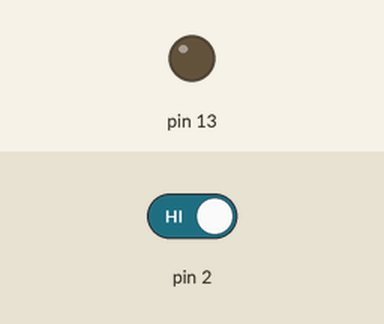
The sketch below on a simulated Arduino Uno, built with avr-gcc and run on an emulated ATmega328P. Shown: output pins drawn as LEDs (lit = HIGH). The inputs (shaded band) are chosen by the test bench; at power-on: pin 2 HIGH.

Above: at 1.2 s.
1.3 s: pin 2 driven LOW
At 2.5 s:
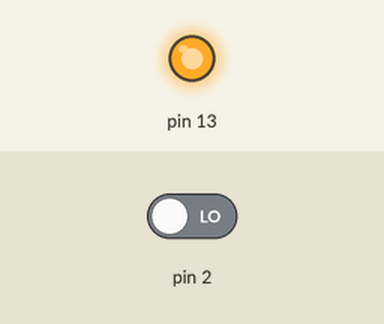
2.8 s: pin 2 driven HIGH
At 3.7 s:
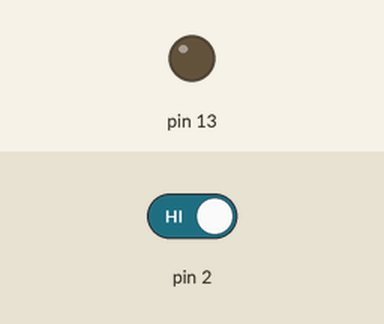
Timing chart, 0 to 5.8 s (numbered marks = the images above; inputs shaded):
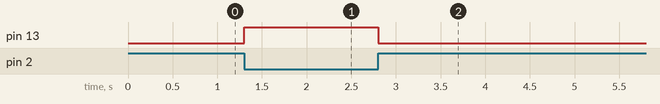

The sketch:

sensore-livello.ino
```cpp
/*
sensore livello - XKC-Y25-NPN
*/

void setup() {
  pinMode(2, INPUT);
  pinMode(13, OUTPUT);

}

void loop() {
  if (!digitalRead(2)) {
    digitalWrite(13, HIGH);
  } else {
    digitalWrite(13, LOW);
  }
}
```

Measured:
- after the input at 1.3 s, pin 13: LOW → HIGH at once
- after the input at 2.8 s, pin 13: HIGH → LOW at once
